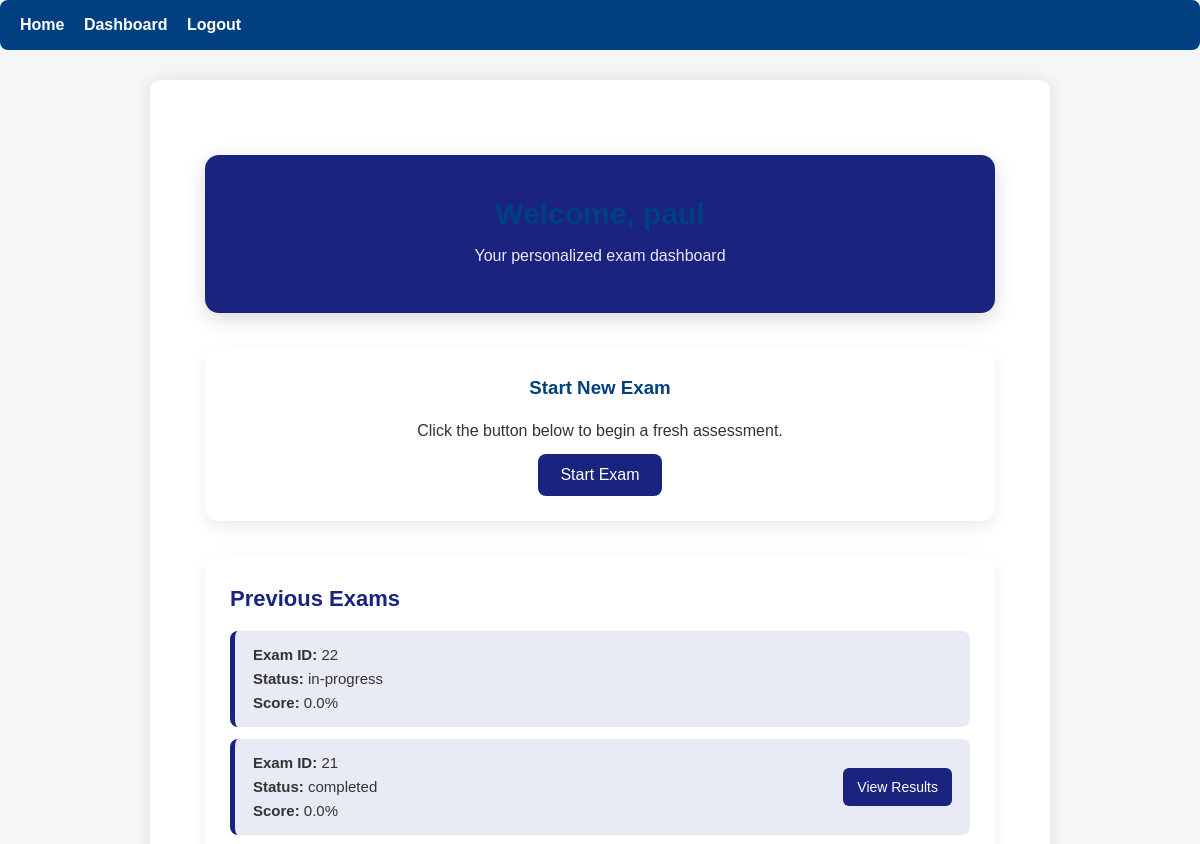
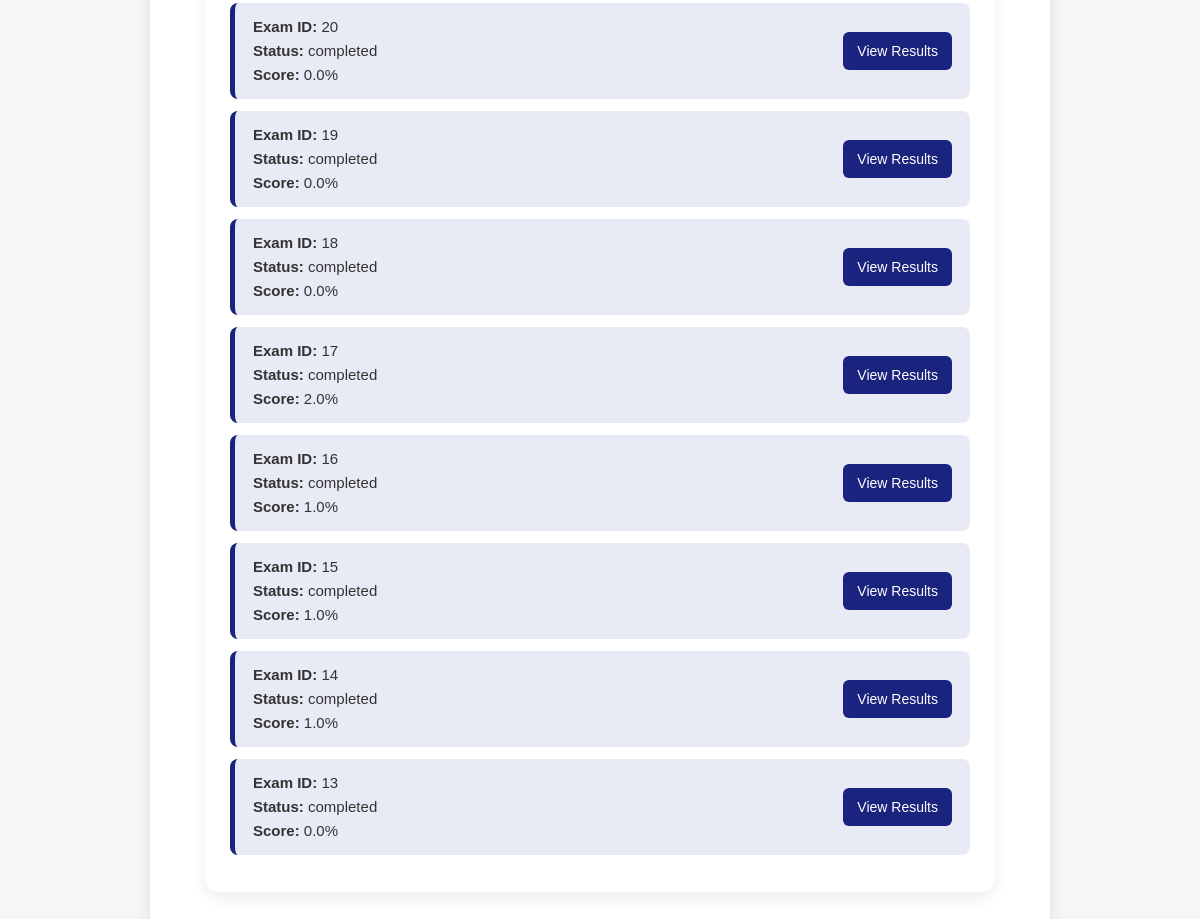
The page /dashboard (signed in) on the database as committed earlier (2 pictures, top to bottom).
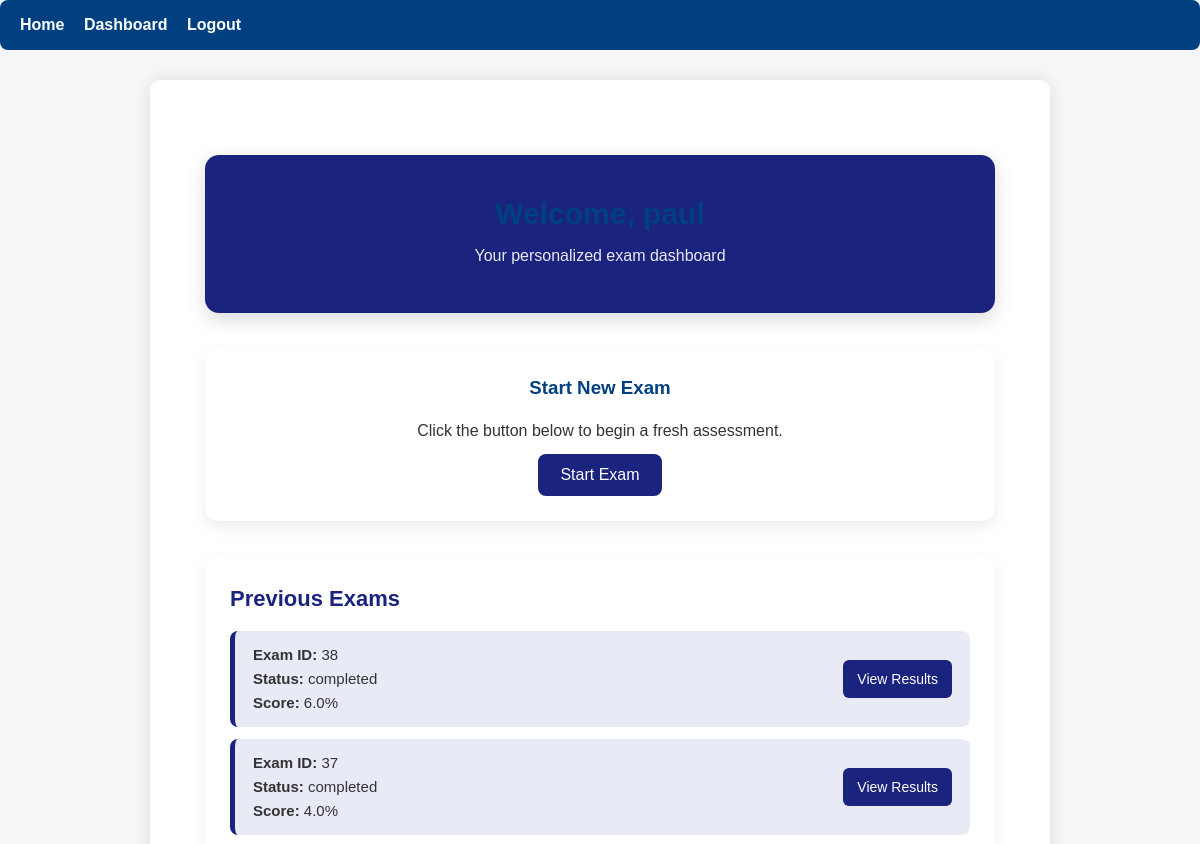
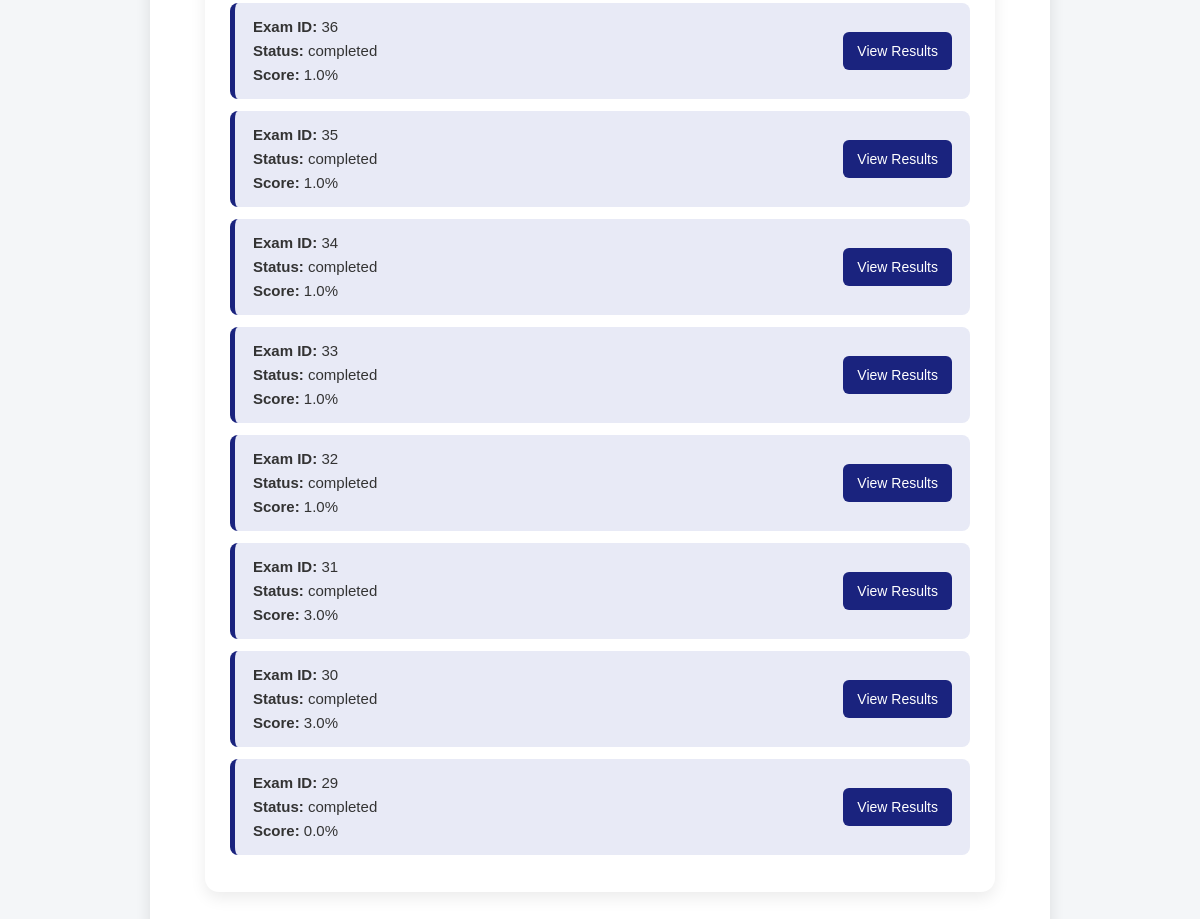
The same page on the database as committed later (2 pictures, top to bottom).
### app.py (models this page shows)
class Exam(db.Model):
    __tablename__ = "exams"
    id = db.Column(db.Integer, primary_key=True)
    student_id = db.Column(db.Integer, db.ForeignKey("students.id"), nullable=False)
    start_time = db.Column(db.DateTime, default=datetime.utcnow)
    end_time = db.Column(db.DateTime)
    total_score = db.Column(db.Float, default=0)
    status = db.Column(db.String(20), default="active")
    duration_minutes = db.Column(db.Integer, default=30)
    created_at = db.Column(db.DateTime, default=datetime.utcnow)
    student = db.relationship("Student", backref="exams")

### app.py (the view)
@app.route("/dashboard")
@login_required_student
def student_dashboard():
    student_id = session["student_id"]
    exams = Exam.query.filter_by(student_id=student_id).order_by(Exam.created_at.desc()).limit(10).all()
    return render_template("student_dashboard.html", exams=exams, student_name=session.get("student_name"))

### app.py (called while the page is built)
def login_required_student(f):
    @wraps(f)
    def decorated(*args, **kwargs):
        if "student_id" not in session:
            flash("Please log in to continue.", "warning")
            return redirect(url_for("login"))
        return f(*args, **kwargs)
    return decorated

### templates/student_dashboard.html (shortened to what this page needs)
{% extends "base.html" %}
{% block content %}
<div class="dashboard-wrapper">
    <div class="welcome-banner">
        <h2>Welcome, {{ student_name }}</h2>
        <p>Your personalized exam dashboard</p>
    </div>
    <div class="action-card">
        <h3>Start New Exam</h3>
        <p>Click the button below to begin a fresh assessment.</p>
        <form action="{{ url_for('start_exam') }}" method="POST">
            <button type="submit">Start Exam</button>
        </form>
    </div>
    <div class="exam-list">
        <h3>Previous Exams</h3>
        {% for exam in exams %}
        <div class="exam-item">
            <div class="exam-info">
                <strong>Exam ID:</strong> {{ exam.id }} <br>
                <strong>Status:</strong> {{ exam.status }} <br>
                <strong>Score:</strong>
                {% if exam.total_score is not none %}
                    {{ exam.total_score }}%
                {% else %}
                    Not available
                {% endif %}
            </div>
            {% if exam.status != "in-progress" %}
                <a class="result-link" href="{{ url_for('results_page', exam_id=exam.id) }}">
                    View Results
                </a>
            {% endif %}
        </div>
        {% endfor %}
    </div>
</div>
{% endblock %}

Rows that differ between the two databases and show on the page:
no longer on this page (row edited): Exam: id "22", status "in-progress", total_score "0.0"
no longer on this page (row unchanged): Exam: id "21", status "completed", total_score "0.0"
no longer on this page (row unchanged): Exam: id "20", status "completed", total_score "0.0"
no longer on this page (row unchanged): Exam: id "19", status "completed", total_score "0.0"
no longer on this page (row unchanged): Exam: id "18", status "completed", total_score "0.0"
no longer on this page (row unchanged): Exam: id "17", status "completed", total_score "2.0"
no longer on this page (row unchanged): Exam: id "16", status "completed", total_score "1.0"
no longer on this page (row unchanged): Exam: id "15", status "completed", total_score "1.0"
no longer on this page (row unchanged): Exam: id "14", status "completed", total_score "1.0"
no longer on this page (row unchanged): Exam: id "13", status "completed", total_score "0.0"
added Exam: id "38", status "completed", total_score "6.0"
added Exam: id "37", status "completed", total_score "4.0"
added Exam: id "36", status "completed", total_score "1.0"
added Exam: id "35", status "completed", total_score "1.0"
added Exam: id "34", status "completed", total_score "1.0"
added Exam: id "33", status "completed", total_score "1.0"
added Exam: id "32", status "completed", total_score "1.0"
added Exam: id "31", status "completed", total_score "3.0"
added Exam: id "30", status "completed", total_score "3.0"
added Exam: id "29", status "completed", total_score "0.0"
